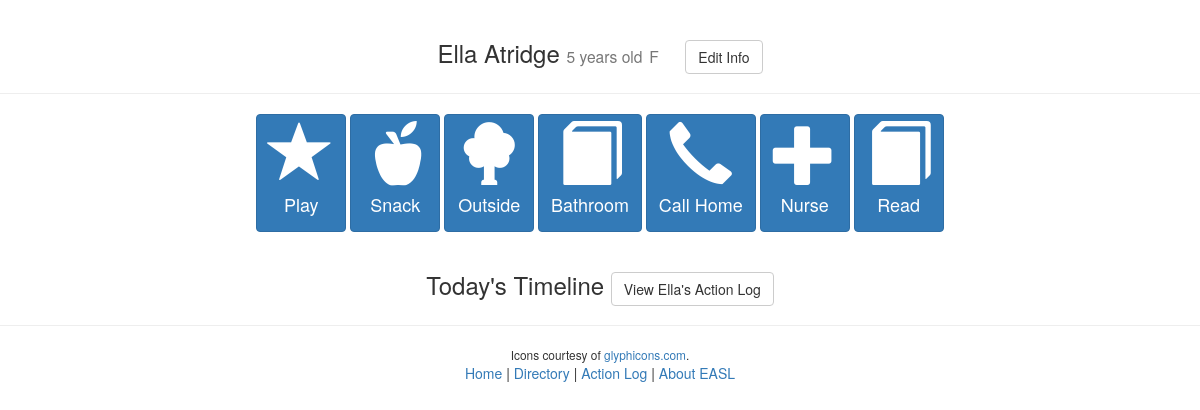
The page /student/11/ on the database its author committed.
### webApp/models.py (models this page shows, shortened)
class Student(models.Model):
    first_name = models.CharField(max_length=50)
    last_name = models.CharField(max_length=50)
    date_of_birth = models.DateField()
    gender = models.CharField(max_length=10, choices=[('M', 'Male'), ('F', 'Female')])
    def age(self):
        today = date.today()
        try:
            birthday = self.date_of_birth.replace(year=today.year)
        except ValueError:
            birthday = self.date_of_birth.replace(year=today.year)
        if birthday > today:
            return today.year - self.date_of_birth.year - 1
        else:
            return today.year - self.date_of_birth.year
    class Meta:
        unique_together = [("first_name", "last_name", "date_of_birth")]
        ordering = ['last_name']

### webApp/views.py (the view)
# urls.py: url(r'^student/(\d+)/', views.student_detail, name='student_detail'),
def student_detail(request, id):
    try:
        student = Student.objects.get(id=id)
    except Student.DoesNotExist:
        raise Http404('Student not found')
    print('puttingactions')
    today_min = datetime.datetime.combine(datetime.date.today(), datetime.time.min)
    today_max = datetime.datetime.combine(datetime.date.today(), datetime.time.max)
    actions = Action.objects.filter(student=student, time__range=(today_min, today_max))
    return render(request, 'student_detail.html', {'student': student, 'actions': actions})

### webApp/templates/student_detail.html (shortened to what this page needs)
{% extends "base.html" %}
{% load bootstrap3 %}
{% load static %}
{% block content %}
<div class="page-header">
  <h3 class="text-center">
    {{ student.first_name|capfirst }} {{ student.last_name|capfirst }}
    <small>{{ student.age }} years old</small>
    <small>{{ student.gender }}</small>
      <a class="btn btn-default" href="{% url 'edit_page' student.id %}"; style="margin-left:20px;">
        Edit Info
      </a>
  </h3>
</div>
<div class="text-center">
  {% buttons %}
  <a class="btn btn-primary" href="{% url 'save_action' student.id 'P' %}";>
    <span class="glyphicon glyphicon-star" style="font-size: 64px"></span><br>
    <h4>Play</h4>
  </a>
  <a class="btn btn-primary" href="{% url 'save_action' student.id 'S' %}";>
    <span class="glyphicon glyphicon-apple" style="font-size: 64px"></span><br>
    <h4>Snack</h4>
  </a>
  <a class="btn btn-primary" href="{% url 'save_action' student.id 'O' %}";>
    <span class="glyphicon glyphicon-tree-deciduous" style="font-size: 64px"></span><br>
    <h4>Outside</h4>
  </a>
  <a class="btn btn-primary" href="{% url 'save_action' student.id 'B' %}";>
    <span class="glyphicon glyphicon-book" style="font-size: 64px"></span><br>
    <h4>Bathroom</h4>
  </a>
  <a class="btn btn-primary" href="{% url 'save_action' student.id 'C' %}";>
    <span class="glyphicon glyphicon-earphone" style="font-size: 64px"></span><br>
    <h4>Call Home</h4>
  </a>
  <a class="btn btn-primary" href="{% url 'save_action' student.id 'N' %}";>
    <span class="glyphicon glyphicon-plus" style="font-size: 64px"></span><br>
    <h4>Nurse</h4>
  </a>
  <a class="btn btn-primary" href="{% url 'save_action' student.id 'R' %}";>
    <span class="glyphicon glyphicon-book" style="font-size: 64px"></span><br>
    <h4>Read</h4>
  </a>
  {% endbuttons %}
</div>
<div class="page-header">
  <h3 class="text-center"> Today's Timeline
    <a class="btn btn-default" href="{% url 'student_action_log' student.id %}";>
      View {{ student.first_name|capfirst }}'s Action Log
    </a>
  </h3>
</div>
<div class="text-center">
  <small>Icons courtesy of <a href="https://glyphicons.com/">glyphicons.com</a>.</small>
</div>
{% endblock %}

### rows shown on the page
Student: first_name "Ella", last_name "Atridge", age "5", gender "F"
